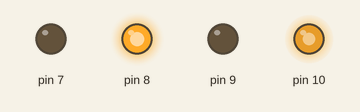
Simulated run of this sketch. Board: Arduino Uno, built with avr-gcc and run on an emulated ATmega328P. On the bench: output pins drawn as LEDs (lit = HIGH).

Above: at 0.1 s.
Timing chart, 0 to 1.6 s (numbered marks = the images above):
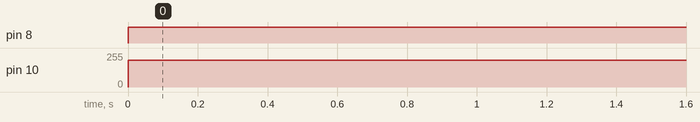

Measured:
- by itself, pin 8: LOW → HIGH at 0.00 s
- by itself, pin 10: 0/255 → 200/255 at 0.00 s

The sketch:

motor_te4sting.ino
```cpp
String message;
void setup() {
  // put your setup code here, to run once:
  pinMode (7, OUTPUT);
  pinMode (8, OUTPUT);
  pinMode (9, OUTPUT);
  pinMode (10, OUTPUT);

  Serial.begin (9600);
  Serial.flush ();
}

void loop() {

    digitalWrite (7, LOW);
    analogWrite (8, 200);
    digitalWrite (9, LOW);
    analogWrite (10, 200);

}
```
